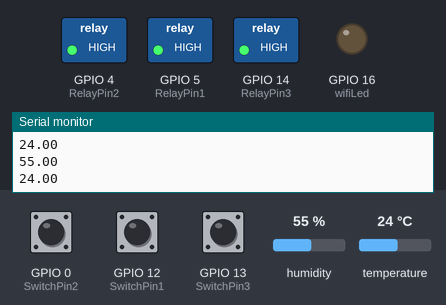
This sketch was run on a simulated ESP8266 (NodeMCU). Shown: switched loads named in the sketch (green lamp = pin HIGH), output pins drawn as LEDs (lit = HIGH), the last lines printed to the serial monitor. The test bench sets the inputs (shaded band); at power-on: GPIO 0 (SwitchPin2) HIGH, GPIO 12 (SwitchPin1) HIGH, GPIO 13 (SwitchPin3) HIGH, humidity 55 %, temperature 24 °C. WiFi joins after 1.5 s; servers stay silent unless stated.

Above: at 2.2 s.
2.3 s: GPIO 0 (SwitchPin2) pulled LOW for 0.15 s
At 2.38 s:
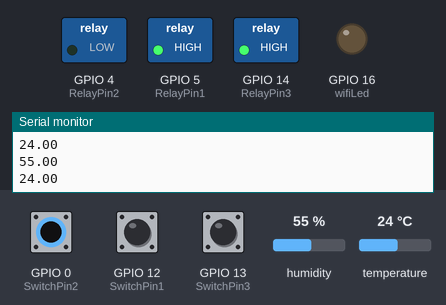
3.9 s: GPIO 12 (SwitchPin1) pulled LOW for 0.15 s
At 3.99 s:
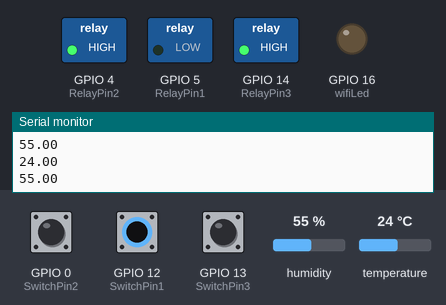
5.5 s: GPIO 13 (SwitchPin3) pulled LOW for 0.15 s
At 5.58 s:
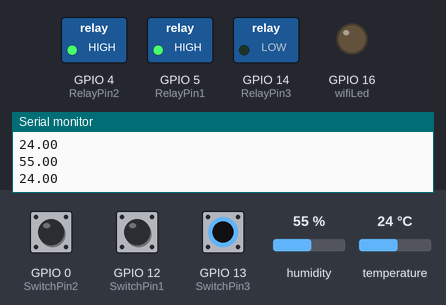
7.1 s: GPIO 0 (SwitchPin2) driven LOW and GPIO 12 (SwitchPin1) driven LOW
At 7.8 s:
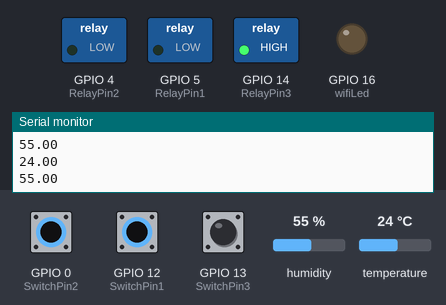
8.6 s: GPIO 13 (SwitchPin3) pulled LOW for 1 s
At 9.4 s:
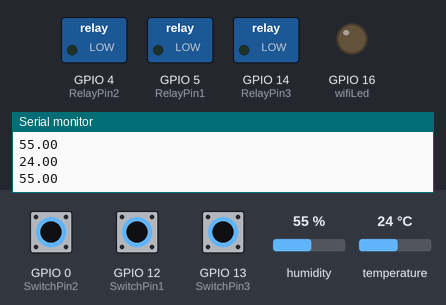
11.1 s: GPIO 0 (SwitchPin2) driven HIGH
At 12.3 s:
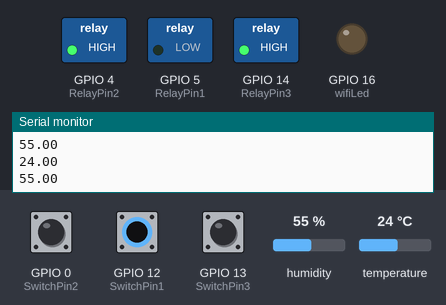
Timing chart, 0 to 13.6 s (numbered marks = the images above; inputs shaded):
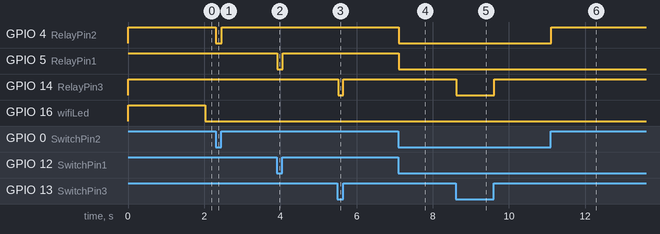

The sketch:

Code_NodeMCU_NEW_Blynk_4Relay_IR_DHT11_Switch.ino
```cpp
//After creating your template in BLYNK IOT platform and after creating and saving your datastreams, you will get these below three requiremnets.
//Just copy them and paste it here
#define BLYNK_TEMPLATE_ID "TMPL3gztglFqx"
#define BLYNK_TEMPLATE_NAME "HomeAutomation"
#define BLYNK_AUTH_TOKEN "c3VW4ObTz7VSudXXCt-npw6O0qSeEKFQ"
// Your WiFi credentials.
// Set password to "" for open networks.
char ssid[] = "******";
char pass[] = "*******";

bool fetch_blynk_state = true;  //true or false

//#define BLYNK_PRINT Serial
#include <ESP8266WiFi.h>
#include <BlynkSimpleEsp8266.h>
#include <DHT.h>

#define DHTPIN              2 //D4  pin connected with DHT

// Uncomment whatever type you're using!
#define DHTTYPE DHT11     // DHT 11
//#define DHTTYPE DHT22   // DHT 22, AM2302, AM2321
//#define DHTTYPE DHT21   // DHT 21, AM2301

#define RelayPin1 5  //D1
#define RelayPin2 4  //D2
#define RelayPin3 14 //D5

#define SwitchPin1 12  //D6
#define SwitchPin2 0   //D3
#define SwitchPin3 13  //D7

#define wifiLed   16   //D0

//Change the virtual pins according the rooms
#define VPIN_BUTTON_1    V1
#define VPIN_BUTTON_2    V2
#define VPIN_BUTTON_3    V3

#define VPIN_TEMPERATURE V6
#define VPIN_HUMIDITY    V7

// Relay State
bool toggleState_1 = LOW; //Define integer to remember the toggle state for relay 1
bool toggleState_2 = LOW; //Define integer to remember the toggle state for relay 2
bool toggleState_3 = LOW; //Define integer to remember the toggle state for relay 3

// Switch State
bool SwitchState_1 = LOW;
bool SwitchState_2 = LOW;
bool SwitchState_3 = LOW;

int wifiFlag = 0;
float temperature1 = 0;
float humidity1   = 0;

char auth[] = BLYNK_AUTH_TOKEN;

BlynkTimer timer;
DHT dht(DHTPIN, DHTTYPE);

// When App button is pushed - switch the state

BLYNK_WRITE(VPIN_BUTTON_1) {
  toggleState_1 = param.asInt();
  digitalWrite(RelayPin1, !toggleState_1);
}

BLYNK_WRITE(VPIN_BUTTON_2) {
  toggleState_2 = param.asInt();
  digitalWrite(RelayPin2, !toggleState_2);
}

BLYNK_WRITE(VPIN_BUTTON_3) {
  toggleState_3 = param.asInt();
  digitalWrite(RelayPin3, !toggleState_3);
}

void all_SwitchOff(){
  toggleState_1 = 0; digitalWrite(RelayPin1, HIGH); Blynk.virtualWrite(VPIN_BUTTON_1, toggleState_1); delay(100);
  toggleState_2 = 0; digitalWrite(RelayPin2, HIGH); Blynk.virtualWrite(VPIN_BUTTON_2, toggleState_2); delay(100);
  toggleState_3 = 0; digitalWrite(RelayPin3, HIGH); Blynk.virtualWrite(VPIN_BUTTON_3, toggleState_3); delay(100);
  Blynk.virtualWrite(VPIN_HUMIDITY, humidity1);
  Blynk.virtualWrite(VPIN_TEMPERATURE, temperature1);
}

void checkBlynkStatus() { // called every 2 seconds by SimpleTimer

  bool isconnected = Blynk.connected();
  if (isconnected == false) {
    wifiFlag = 1;
    Serial.println("Blynk Not Connected");
    digitalWrite(wifiLed, HIGH);
  }
  if (isconnected == true) {
    wifiFlag = 0;
    if (!fetch_blynk_state){
    Blynk.virtualWrite(VPIN_BUTTON_1, toggleState_1);
    Blynk.virtualWrite(VPIN_BUTTON_2, toggleState_2);
    Blynk.virtualWrite(VPIN_BUTTON_3, toggleState_3);
    }
    digitalWrite(wifiLed, LOW);
    //Serial.println("Blynk Connected");
  }
}

BLYNK_CONNECTED() {
  // Request the latest state from the server
  if (fetch_blynk_state){
    Blynk.syncVirtual(VPIN_BUTTON_1);
    Blynk.syncVirtual(VPIN_BUTTON_2);
    Blynk.syncVirtual(VPIN_BUTTON_3);
  }
    Blynk.syncVirtual(VPIN_TEMPERATURE);
    Blynk.syncVirtual(VPIN_HUMIDITY);
}

void readSensor(){

  float h = dht.readHumidity();
  float t = dht.readTemperature(); // or dht.readTemperature(true) for Fahrenheit

  if (isnan(h) || isnan(t)) {
    Serial.println("Failed to read from DHT sensor!");
    return;
  }
  else {
    humidity1 = h;
    temperature1 = t;
    Serial.println(temperature1);
    Serial.println(humidity1);
  }
}

void sendSensor()
{
  readSensor();
  Blynk.virtualWrite(VPIN_HUMIDITY, humidity1);
  Blynk.virtualWrite(VPIN_TEMPERATURE, temperature1);
}

void manual_control()
{
  if (digitalRead(SwitchPin1) == LOW && SwitchState_1 == LOW) {
    digitalWrite(RelayPin1, LOW);
    toggleState_1 = HIGH;
    SwitchState_1 = HIGH;
    Blynk.virtualWrite(VPIN_BUTTON_1, toggleState_1);
    Serial.println("Switch-1 on");
  }
  if (digitalRead(SwitchPin1) == HIGH && SwitchState_1 == HIGH) {
    digitalWrite(RelayPin1, HIGH);
    toggleState_1 = LOW;
    SwitchState_1 = LOW;
    Blynk.virtualWrite(VPIN_BUTTON_1, toggleState_1);
    Serial.println("Switch-1 off");
  }
  if (digitalRead(SwitchPin2) == LOW && SwitchState_2 == LOW) {
    digitalWrite(RelayPin2, LOW);
    toggleState_2 = HIGH;
    SwitchState_2 = HIGH;
    Blynk.virtualWrite(VPIN_BUTTON_2, toggleState_2);
    Serial.println("Switch-2 on");
  }
  if (digitalRead(SwitchPin2) == HIGH && SwitchState_2 == HIGH) {
    digitalWrite(RelayPin2, HIGH);
    toggleState_2 = LOW;
    SwitchState_2 = LOW;
    Blynk.virtualWrite(VPIN_BUTTON_2, toggleState_2);
    Serial.println("Switch-2 off");
  }
  if (digitalRead(SwitchPin3) == LOW && SwitchState_3 == LOW) {
    digitalWrite(RelayPin3, LOW);
    toggleState_3 = HIGH;
    SwitchState_3 = HIGH;
    Blynk.virtualWrite(VPIN_BUTTON_3, toggleState_3);
    Serial.println("Switch-3 on");
  }
  if (digitalRead(SwitchPin3) == HIGH && SwitchState_3 == HIGH) {
    digitalWrite(RelayPin3, HIGH);
    toggleState_3 = LOW;
    SwitchState_3 = LOW;
    Blynk.virtualWrite(VPIN_BUTTON_3, toggleState_3);
    Serial.println("Switch-3 off");
  }
}

void setup()
{
  Serial.begin(9600);

  pinMode(RelayPin1, OUTPUT);
  pinMode(RelayPin2, OUTPUT);
  pinMode(RelayPin3, OUTPUT);

  pinMode(wifiLed, OUTPUT);

  pinMode(SwitchPin1, INPUT_PULLUP);
  pinMode(SwitchPin2, INPUT_PULLUP);
  pinMode(SwitchPin3, INPUT_PULLUP);

  //During Starting all Relays should TURN OFF
  digitalWrite(RelayPin1, !toggleState_1);
  digitalWrite(RelayPin2, !toggleState_2);
  digitalWrite(RelayPin3, !toggleState_3);

  dht.begin();    // Enabling DHT sensor

  digitalWrite(wifiLed, HIGH);

  //Blynk.begin(auth, ssid, pass);
  WiFi.begin(ssid, pass);
  timer.setInterval(2000L, checkBlynkStatus); // check if Blynk server is connected every 2 seconds
  timer.setInterval(1000L, sendSensor); // Sending Sensor Data to Blynk Cloud every 1 second
  Blynk.config(auth);
  delay(1000);

  if (!fetch_blynk_state){
    Blynk.virtualWrite(VPIN_BUTTON_1, toggleState_1);
    Blynk.virtualWrite(VPIN_BUTTON_2, toggleState_2);
    Blynk.virtualWrite(VPIN_BUTTON_3, toggleState_3);
  }
}

void loop()
{
  manual_control();
  readSensor();
  sendSensor();
  Blynk.run();
  timer.run();
}
```

Measured:
- after the input at 2.3 s, GPIO 4 (RelayPin2): HIGH → LOW at once, → HIGH 0.16 s later
- after the input at 3.9 s, GPIO 5 (RelayPin1): HIGH → LOW at once, → HIGH 0.14 s later
- after the input at 5.5 s, GPIO 14 (RelayPin3): HIGH → LOW at once, → HIGH 0.13 s later
- after the input at 7.1 s, GPIO 4 (RelayPin2), GPIO 5 (RelayPin1): HIGH → LOW at once
- after the input at 8.6 s, GPIO 14 (RelayPin3): HIGH → LOW at once, → HIGH 0.99 s later
- after the input at 11.1 s, GPIO 4 (RelayPin2): LOW → HIGH at once
